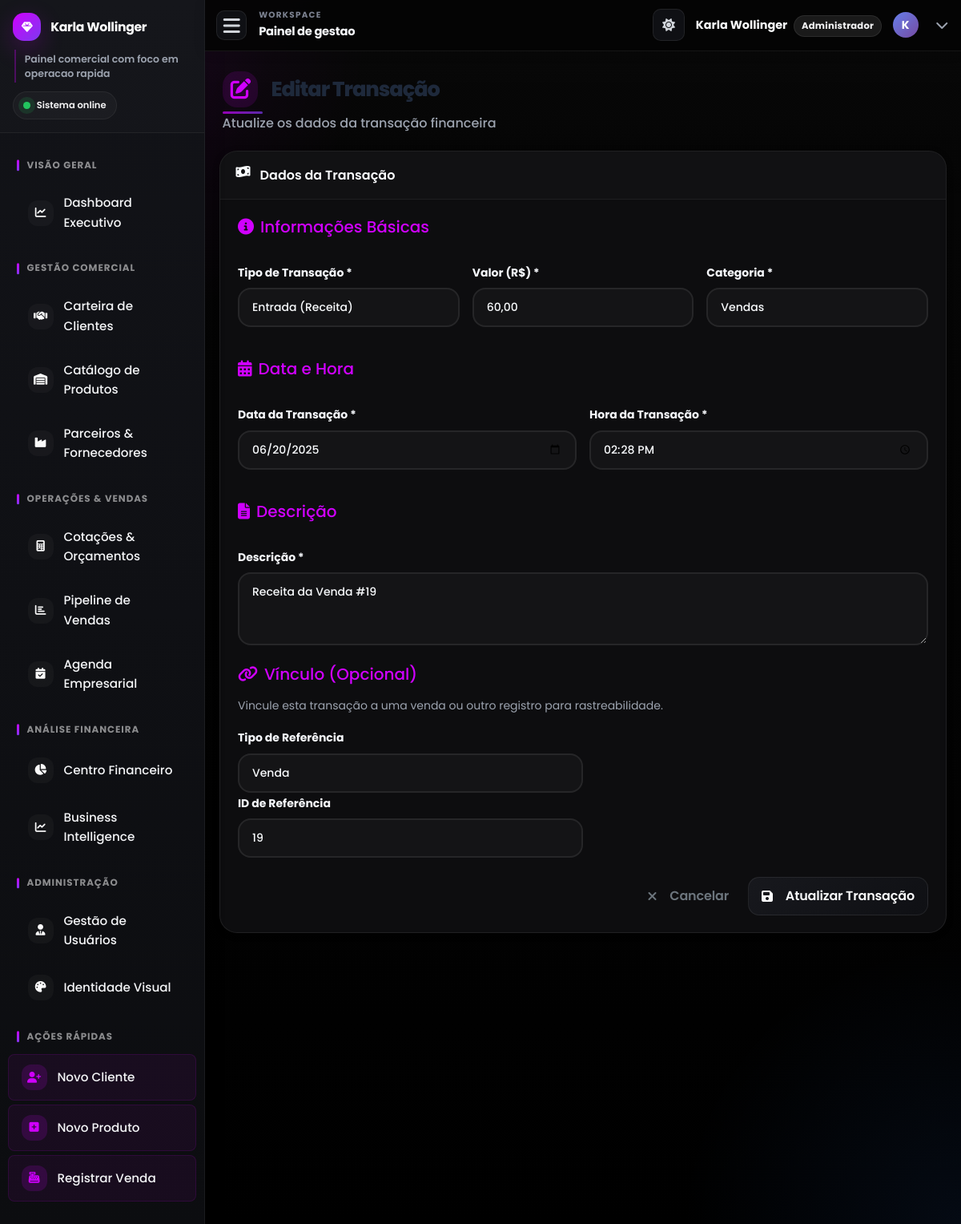
/registrar_transacao.php?id=15 (signed in), run on the app's committed database.
### tables this page shows
CREATE TABLE `transacoes_financeiras` (
  `id` int(11) NOT NULL,
  `tipo` enum('entrada','saida') NOT NULL,
  `valor` decimal(10,2) NOT NULL,
  `data_transacao` datetime DEFAULT current_timestamp(),
  `descricao` varchar(255) NOT NULL,
  `categoria` varchar(100) DEFAULT NULL,
  `referencia_id` int(11) DEFAULT NULL,
  `tabela_referencia` varchar(50) DEFAULT NULL,
  `empresa_id` int(11) DEFAULT NULL
);

### registrar_transacao.php (the view, shortened to what this page needs)
<?php
require_once 'includes/db_connect.php';
$id = $tipo = $valor = $data_transacao = $descricao = $categoria = $referencia_id = $tabela_referencia = "";
$title = "Registrar Nova Transação";
$submit_button_text = "Registrar Transação";
$message = '';
if (isset($_GET["id"]) && empty($message)) {
    $id = trim($_GET["id"]);
    $title = "Editar Transação";
    $submit_button_text = "Atualizar Transação";
    $sql_edit = "SELECT id, tipo, valor, data_transacao, descricao, categoria, referencia_id, tabela_referencia FROM transacoes_financeiras WHERE id = ?";
    if ($stmt_edit = $conn->prepare($sql_edit)) {
        $stmt_edit->bind_param("i", $id);
        if ($stmt_edit->execute()) {
            $result_edit = $stmt_edit->get_result();
            if ($result_edit->num_rows == 1) {
                $row = $result_edit->fetch_assoc();
                $tipo = $row['tipo'];
                $valor = number_format($row['valor'], 2, ',', '.');
                $data_transacao_datetime = new DateTime($row['data_transacao']);
                $data_transacao_date = $data_transacao_datetime->format('Y-m-d');
                $data_transacao_time = $data_transacao_datetime->format('H:i');
                $descricao = $row['descricao'];
                $categoria = $row['categoria'];
                $referencia_id = $row['referencia_id'];
                $tabela_referencia = $row['tabela_referencia'];
            } else {
                $message = "Transação não encontrada.";
                $message_type = "danger";
                $id = "";
                $title = "Registrar Nova Transação";
                $submit_button_text = "Registrar Transação";
            }
        } else {
            $message = "Erro ao buscar transação para edição: " . $stmt_edit->error;
            $message_type = "danger";
        }
    }
} else {
    $data_transacao_date = date('Y-m-d');
    $data_transacao_time = date('H:i');
    $tipo = 'entrada';
}
include_once 'includes/header.php';
?>
<div class="page-header fade-in-up">
    <h1 class="page-title">
        <i class="fas fa-<?php echo ($id ? 'edit' : 'plus-circle'); ?>"></i>
        <?php echo $title; ?>
    </h1>
    <p class="page-subtitle">
        <?php echo $id ? 'Atualize os dados da transação financeira' : 'Registre uma nova entrada ou saída financeira'; ?>
    </p>
</div>
<div class="modern-card fade-in-up">
    <div class="card-header-modern">
        <i class="fas fa-money-bill-wave"></i>
        Dados da Transação
    </div>
    <div class="card-body-modern">
        <form action="<?php echo htmlspecialchars($_SERVER["PHP_SELF"]); ?>" method="post">
            <div class="row g-4">
                <div class="col-12">
                    <h5 class="text-primary mb-3">
                        <i class="fas fa-info-circle me-2"></i>Informações Básicas
                    </h5>
                </div>
                <div class="col-md-4">
                    <label for="tipo" class="form-label">Tipo de Transação *</label>
                    <select class="form-control" id="tipo" name="tipo" required>
                        <option value="entrada" <?php echo ($tipo == 'entrada' ? 'selected' : ''); ?>>
                            <i class="fas fa-arrow-up"></i> Entrada (Receita)
                        </option>
                    </select>
                </div>
                <div class="col-md-4">
                    <label for="valor" class="form-label">Valor (R$) *</label>
                    <input type="text" class="form-control" id="valor" name="valor" value="<?php echo htmlspecialchars($valor); ?>" required placeholder="0,00">
                </div>
                <div class="col-md-4">
                    <label for="categoria" class="form-label">Categoria *</label>
                    <input type="text" class="form-control" id="categoria" name="categoria" value="<?php echo htmlspecialchars($categoria); ?>" required placeholder="Ex: Vendas, Compras, Frete">
                </div>
                <div class="col-12">
                    <h5 class="text-primary mb-3 mt-4">
                        <i class="fas fa-calendar-alt me-2"></i>Data e Hora
                    </h5>
                </div>
                <div class="col-md-6">
                    <label for="data_transacao_date" class="form-label">Data da Transação *</label>
                    <input type="date" class="form-control" id="data_transacao_date" name="data_transacao_date" value="<?php echo htmlspecialchars($data_transacao_date); ?>" required>
                </div>
                <div class="col-md-6">
                    <label for="data_transacao_time" class="form-label">Hora da Transação *</label>
                    <input type="time" class="form-control" id="data_transacao_time" name="data_transacao_time" value="<?php echo htmlspecialchars($data_transacao_time); ?>" required>
                </div>
                <div class="col-12">
                    <h5 class="text-primary mb-3 mt-4">
                        <i class="fas fa-file-alt me-2"></i>Descrição
                    </h5>
                </div>
                <div class="col-12">
                    <label for="descricao" class="form-label">Descrição *</label>
                    <textarea class="form-control" id="descricao" name="descricao" rows="3" required placeholder="Detalhes da transação..."><?php echo htmlspecialchars($descricao); ?></textarea>
                </div>
            </div>
                <div class="col-12">
                    <h5 class="text-primary mb-3 mt-4">
                        <i class="fas fa-link me-2"></i>Vínculo (Opcional)
                    </h5>
                    <p class="text-muted small">Vincule esta transação a uma venda ou outro registro para rastreabilidade.</p>
                </div>
                <div class="col-md-6">
                    <label for="tabela_referencia" class="form-label">Tipo de Referência</label>
                    <select class="form-control" id="tabela_referencia" name="tabela_referencia">
                        <option value="vendas" <?php echo ($tabela_referencia == 'vendas' ? 'selected' : ''); ?>>Venda</option>
                    </select>
                </div>
                <div class="col-md-6">
                    <label for="referencia_id" class="form-label">ID de Referência</label>
                    <input type="number" class="form-control" id="referencia_id" name="referencia_id" value="<?php echo htmlspecialchars($referencia_id); ?>" placeholder="Ex: ID da Venda, ID do Orçamento">
                </div>
                <div class="col-12">
                    <div class="d-flex gap-2 justify-content-end mt-4">
                        <a href="financeiro.php" class="btn btn-outline-secondary">
                            <i class="fas fa-times me-2"></i>Cancelar
                        </a>
                        <button type="submit" class="btn btn-primary">
                            <i class="fas fa-<?php echo ($id ? 'save' : 'plus'); ?> me-2"></i><?php echo $submit_button_text; ?>
                        </button>
                    </div>
                </div>
            </div>
    </div>
<?php
include_once 'includes/footer.php';
?>

### data on the page
transacoes_financeiras: tipo "Entrada (Receita)", valor "60,00", categoria "Vendas", data_transacao_date "06/20/2025", data_transacao_time "14:28", descricao "Receita da Venda #19", tabela_referencia "Venda", referencia_id "19"

### other printed values
$current_page_title "Painel de gestao"
$_SESSION["nome"] "Karla Wollinger"
$user_role_label "Administrador"
substr($_SESSION["nome"] ?? 'U', 0, 1) "K"
$title "Editar Transação"
$submit_button_text "Atualizar Transação"
